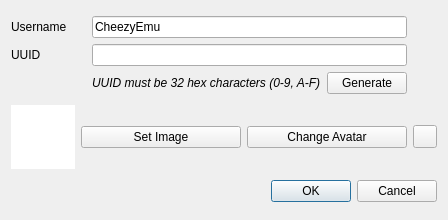
<?xml version="1.0" encoding="UTF-8"?>
<ui version="4.0">
 <class>NewUserDialog</class>
 <widget class="QDialog" name="NewUserDialog">
  <property name="geometry">
   <rect>
    <x>0</x>
    <y>0</y>
    <width>448</width>
    <height>220</height>
   </rect>
  </property>
  <property name="windowTitle">
   <string>New User</string>
  </property>
  <layout class="QGridLayout" name="gridLayout_2">
   <item row="2" column="1" colspan="3">
    <widget class="QDialogButtonBox" name="buttonBox">
     <property name="orientation">
      <enum>Qt::Orientation::Horizontal</enum>
     </property>
     <property name="standardButtons">
      <set>QDialogButtonBox::StandardButton::Cancel|QDialogButtonBox::StandardButton::Ok</set>
     </property>
    </widget>
   </item>
   <item row="1" column="2">
    <widget class="QPushButton" name="setAvatar">
     <property name="text">
      <string>Change Avatar</string>
     </property>
    </widget>
   </item>
   <item row="1" column="1">
    <widget class="QPushButton" name="selectImage">
     <property name="text">
      <string>Set Image</string>
     </property>
    </widget>
   </item>
   <item row="1" column="3">
    <widget class="QToolButton" name="revert">
     <property name="text">
      <string/>
     </property>
    </widget>
   </item>
   <item row="0" column="0" colspan="4">
    <layout class="QGridLayout" name="gridLayout">
     <item row="1" column="0">
      <widget class="QLabel" name="label">
       <property name="text">
        <string>UUID</string>
       </property>
      </widget>
     </item>
     <item row="0" column="1" colspan="2">
      <widget class="QLineEdit" name="username">
       <property name="text">
        <string>CheezyEmu</string>
       </property>
      </widget>
     </item>
     <item row="1" column="1" colspan="2">
      <widget class="QLineEdit" name="uuid"/>
     </item>
     <item row="0" column="0">
      <widget class="QLabel" name="label_2">
       <property name="text">
        <string>Username</string>
       </property>
      </widget>
     </item>
     <item row="2" column="1">
      <widget class="QLabel" name="label_3">
       <property name="font">
        <font>
         <italic>true</italic>
        </font>
       </property>
       <property name="text">
        <string>UUID must be 32 hex characters (0-9, A-F)</string>
       </property>
      </widget>
     </item>
     <item row="2" column="2">
      <widget class="QPushButton" name="generate">
       <property name="text">
        <string>Generate</string>
       </property>
      </widget>
     </item>
     <item row="1" column="3">
      <widget class="QLabel" name="uuidVerified">
       <property name="sizePolicy">
        <sizepolicy hsizetype="Fixed" vsizetype="Preferred">
         <horstretch>0</horstretch>
         <verstretch>0</verstretch>
        </sizepolicy>
       </property>
       <property name="minimumSize">
        <size>
         <width>24</width>
         <height>0</height>
        </size>
       </property>
      </widget>
     </item>
     <item row="0" column="3">
      <widget class="QLabel" name="usernameVerified">
       <property name="text">
        <string/>
       </property>
      </widget>
     </item>
    </layout>
   </item>
   <item row="1" column="0">
    <widget class="QGraphicsView" name="image">
     <property name="sizePolicy">
      <sizepolicy hsizetype="Expanding" vsizetype="Expanding">
       <horstretch>0</horstretch>
       <verstretch>0</verstretch>
      </sizepolicy>
     </property>
     <property name="minimumSize">
      <size>
       <width>64</width>
       <height>64</height>
      </size>
     </property>
     <property name="maximumSize">
      <size>
       <width>64</width>
       <height>64</height>
      </size>
     </property>
     <property name="frameShape">
      <enum>QFrame::Shape::NoFrame</enum>
     </property>
     <property name="frameShadow">
      <enum>QFrame::Shadow::Plain</enum>
     </property>
     <property name="verticalScrollBarPolicy">
      <enum>Qt::ScrollBarPolicy::ScrollBarAlwaysOff</enum>
     </property>
     <property name="horizontalScrollBarPolicy">
      <enum>Qt::ScrollBarPolicy::ScrollBarAlwaysOff</enum>
     </property>
     <property name="interactive">
      <bool>false</bool>
     </property>
    </widget>
   </item>
  </layout>
 </widget>
 <resources/>
 <connections>
  <connection>
   <sender>buttonBox</sender>
   <signal>accepted()</signal>
   <receiver>NewUserDialog</receiver>
   <slot>accept()</slot>
   <hints>
    <hint type="sourcelabel">
     <x>248</x>
     <y>254</y>
    </hint>
    <hint type="destinationlabel">
     <x>157</x>
     <y>274</y>
    </hint>
   </hints>
  </connection>
  <connection>
   <sender>buttonBox</sender>
   <signal>rejected()</signal>
   <receiver>NewUserDialog</receiver>
   <slot>reject()</slot>
   <hints>
    <hint type="sourcelabel">
     <x>316</x>
     <y>260</y>
    </hint>
    <hint type="destinationlabel">
     <x>286</x>
     <y>274</y>
    </hint>
   </hints>
  </connection>
 </connections>
</ui>
